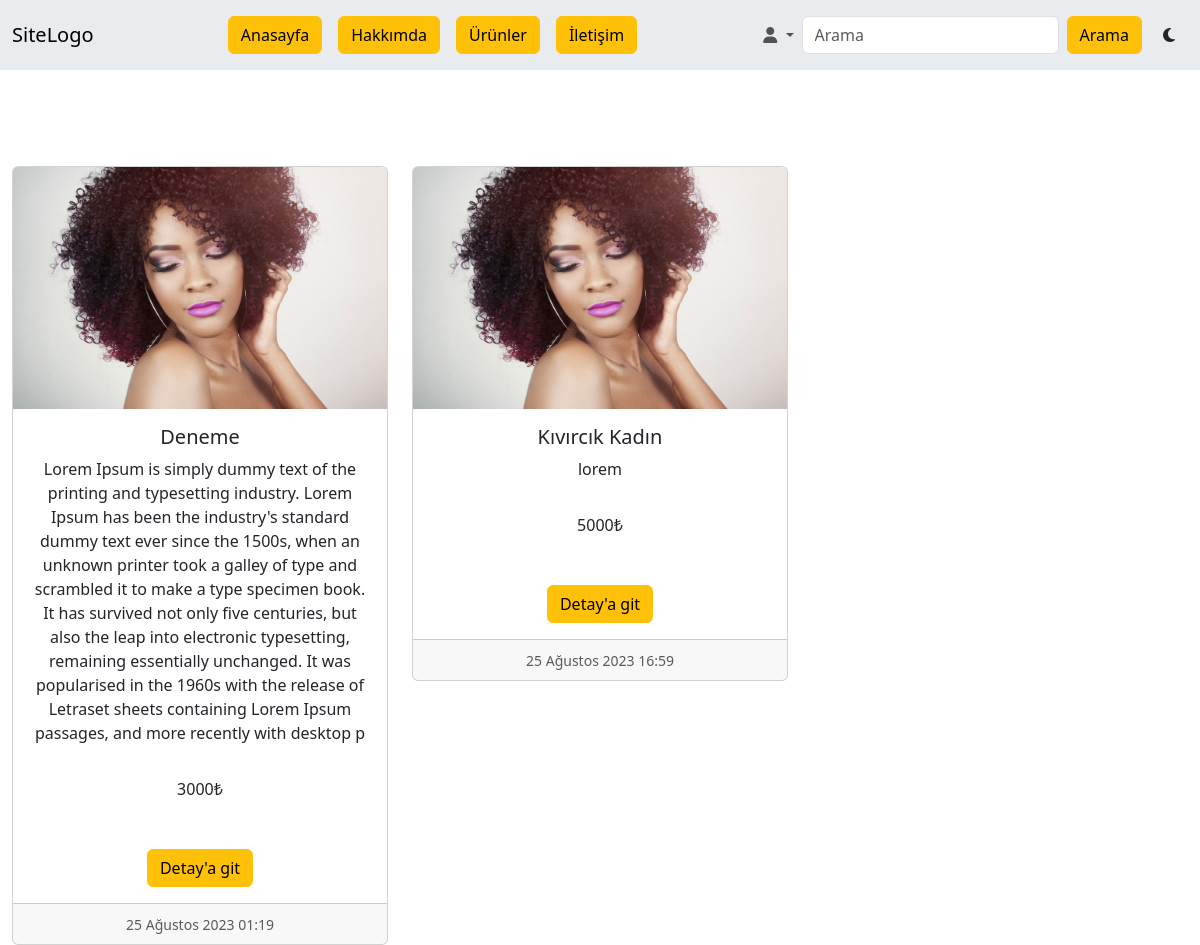
The app's page /urunlerimiz with its own data.
### siteApp/models.py (models this page shows, shortened)
class Tasarim(models.Model):
    image = models.ImageField(("Resim Dosya"), upload_to="", height_field=None, width_field=None, max_length=None)
    fiyat = models.IntegerField(("Fiyat"), blank=True)
    sanatci = models.ForeignKey(User, verbose_name=("Sanatci"), on_delete=models.CASCADE)
    sanatEseriBaslik = models.CharField(("Sanat Eseri Başlığı"), max_length=500)
    sanatEseriAciklamasi = models.TextField(("Sanat Eseri İçeriği"), max_length=500)
    createdAt = models.DateTimeField(("Oluşturulma Tarihi"), auto_now=True)

### siteApp/views.py (the view)
# urls.py: path('urunlerimiz', urunler, name='urun'),
def urunler(request):
    context = {}
    urunler = Tasarim.objects.all()
    context['urunler'] = urunler
    return render(request, "urunler.html", context)

### siteApp/templates/urunler.html (shortened to what this page needs)
{% extends "base.html" %}
{% block site-icerik %}
<div class="row justify-content-center">
        {% include "./Components/_arts.html" %}
</div>
{% endblock site-icerik %}

### siteApp/templates/Components/_arts.html (shortened to what this page needs)
<div class="row justify-center mt-5">
    {% if searchUrunler is None %}
    {% for urun in urunler %}
    <div class="col-md-4">
        <div class="card mt-5">
            <img src={{urun.image}} class="card-img-top" alt="...">
            <div class="card-body">
                <h5 class="card-title text-center">{{urun.sanatEseriBaslik}}</h5>
                <p style="overflow: hidden;" class="card-text text-center">{{urun.sanatEseriAciklamasi}}</p>
            </div>
            <div class="card-body text-center">
                <p>{{urun.fiyat}}₺</p>
            </div>
            <div class="card-body text-center">
                <button class="btn btn-warning"><a class="link-underline link-underline-opacity-0 link-body-emphasis" href="{% url 'urundetay' urun.id %}">Detay'a git</a></button>
            </div>
            <div class="card-footer text-center">
                <small class="text-body-secondary">{{urun.createdAt}}</small>
            </div>
        </div>
    </div>
    {% endfor %}
    {% endif %}
</div>

### siteApp/static/css/style.css (style rules this page uses)
* { margin: 0; padding: 0; box-sizing: border-box; }

### records on screen
Tasarim: image (picture), sanatEseriBaslik "Deneme", sanatEseriAciklamasi "Lorem Ipsum is simply dummy text of the printing and typesetting industry. Lorem Ipsum has been the industry's standard dummy text ever since the 1500s, when an unknown printer took a galley of type and scrambled it to make a type specimen book. It has survived not only five centuries, but also the leap into electronic typesetting, remaining essentially unchanged. It was popularised in the 1960s with the release of Letraset sheets containing Lorem Ipsum passages, and more recently with desktop p", fiyat "3000", createdAt "25 Ağustos 2023 01:19"
Tasarim: image (picture), sanatEseriBaslik "Kıvırcık Kadın", sanatEseriAciklamasi "lorem", fiyat "5000", createdAt "25 Ağustos 2023 16:59"
